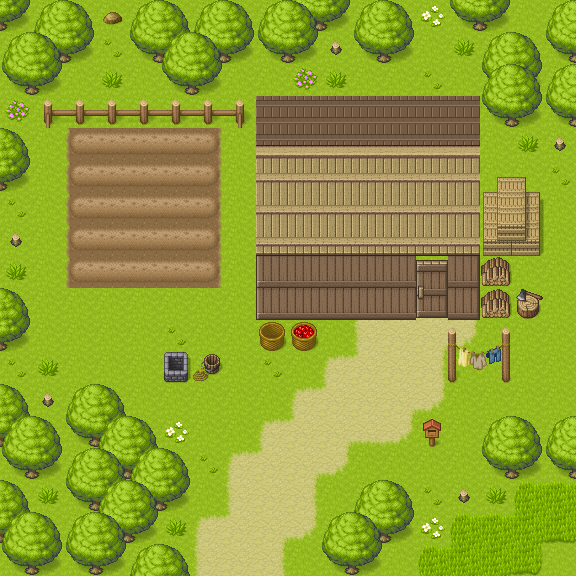

Rendered tile map (Tiled .tmx) drawn with the repository's tilesets; below, a short description and the map source with its tile grids summarised:
An orthogonal 18x18 tile map with 32x32 px tiles, 8 tile layers (ground, grass, farm, water, ...), 5 tilesets and 5 objects (4x event, start).

<map version="1.5" tiledversion="1.7.2" orientation="orthogonal" renderorder="right-down" width="18" height="18" tilewidth="32" tileheight="32" infinite="0" nextlayerid="22" nextobjectid="46">
 <tileset firstgid="1" source="[A]WaterFall_pipo.tsx" />
 <tileset firstgid="577" source="[Base]BaseChip_pipo.tsx" />
 <tileset firstgid="1577" source="[A]Grass_pipo.tsx" />
 <tileset firstgid="2105" source="[A]Water_pipo.tsx" />
 <tileset firstgid="5177" source="[A]Flower_pipo.tsx" />
 <layer id="5" name="ground" width="18" height="18">
  <data>[324 cells, 324 non-empty, 9 distinct tile ids]</data>
 </layer>
 <layer id="8" name="grass" width="18" height="18">
  <data>[324 cells, 10 non-empty, 7 distinct tile ids]</data>
 </layer>
 <layer id="12" name="farm" width="18" height="18">
  <data>[324 cells, 47 non-empty, 7 distinct tile ids]</data>
 </layer>
 <layer id="6" name="water" width="18" height="18">
  <data>[324 cells, 0 non-empty, 0 distinct tile ids]</data>
 </layer>
 <layer id="10" name="water_grass" width="18" height="18">
  <data>[324 cells, 0 non-empty, 0 distinct tile ids]</data>
 </layer>
 <layer id="7" name="building" width="18" height="18">
  <data>[324 cells, 67 non-empty, 29 distinct tile ids]</data>
 </layer>
 <layer id="9" name="tree" width="18" height="18">
  <data>[324 cells, 82 non-empty, 11 distinct tile ids]</data>
 </layer>
 <layer id="15" name="tree_up" width="18" height="18">
  <data>[324 cells, 46 non-empty, 2 distinct tile ids]</data>
 </layer>
 <objectgroup id="14" name="Object Layer 1" offsetx="8" offsety="0">
  <object id="1" name="Start Position" type="start" x="371.333" y="374.83">
   <point />
  </object>
  <object id="42" name="h1" type="event" x="100.245" y="160.358">
   <point />
  </object>
  <object id="43" name="h2" type="event" x="160.554" y="160.33">
   <point />
  </object>
  <object id="44" name="h3" type="event" x="100.25" y="224.667">
   <point />
  </object>
  <object id="45" name="h4" type="event" x="160.667" y="225.333">
   <point />
  </object>
 </objectgroup>
</map>
